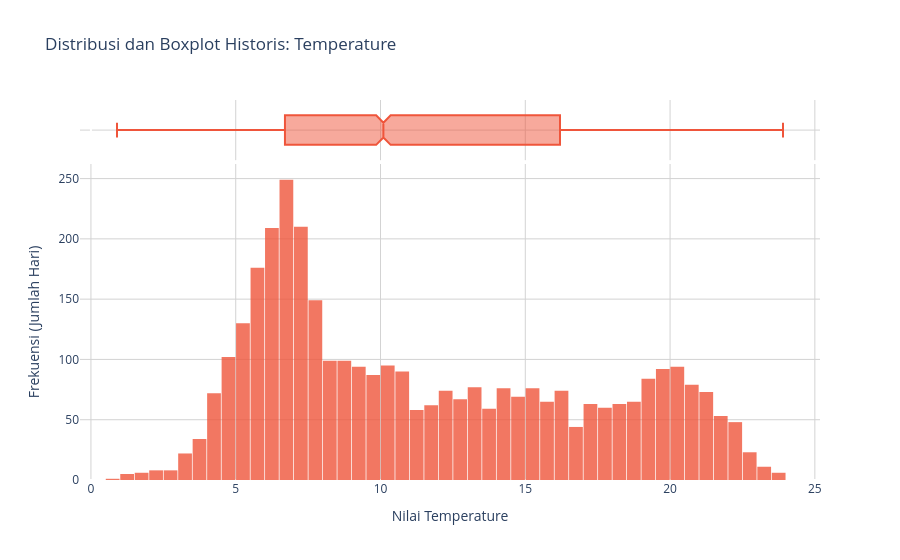

Notebook code cell kept with this figure:
### Markdown cell above
### Step 3.A - Temperature

### Code cell
fig = px.histogram(
    df, 
    x='Temperature', 
    marginal="box", 
    title="Distribusi dan Boxplot Historis: Temperature",
    color_discrete_sequence=['#EF553B'],
    opacity=0.8,
    nbins=50 
)

fig.update_layout(
    xaxis_title="Nilai Temperature",
    yaxis_title="Frekuensi (Jumlah Hari)",
    bargap=0.05,
    plot_bgcolor='white'
)

fig.update_xaxes(showgrid=True, gridwidth=1, gridcolor='LightGray')
fig.update_yaxes(showgrid=True, gridwidth=1, gridcolor='LightGray')

fig.show()

### Figure 1 — Plotly figure (JSON) as saved in the notebook; plotly's stock layout.template omitted (floating-point values rounded to 4 significant figures; data arrays with more than 128 entries replaced by an {"elided": "..."} marker saying what was removed)
{"data": [{"bingroup": "x", "hovertemplate": "Temperature=%{x}<br>count=%{y}<extra></extra>", "legendgroup": "", "marker": {"color": "#EF553B", "opacity": 0.8, "pattern": {"shape": ""}}, "name": "", "nbinsx": 50, "orientation": "v", "showlegend": false, "type": "histogram", "x": {"elided": "3652 float values"}, "xaxis": "x", "yaxis": "y"}, {"hovertemplate": "Temperature=%{x}<extra></extra>", "legendgroup": "", "marker": {"color": "#EF553B"}, "name": "", "notched": true, "showlegend": false, "type": "box", "x": {"elided": "3652 float values"}, "xaxis": "x2", "yaxis": "y2"}], "layout": {"bargap": 0.05, "barmode": "relative", "legend": {"tracegroupgap": 0}, "plot_bgcolor": "white", "title": {"text": "Distribusi dan Boxplot Historis: Temperature"}, "xaxis": {"anchor": "y", "domain": [0, 1], "gridcolor": "LightGray", "gridwidth": 1, "showgrid": true, "title": {"text": "Nilai Temperature"}}, "xaxis2": {"anchor": "y2", "domain": [0, 1], "gridcolor": "LightGray", "gridwidth": 1, "matches": "x", "showgrid": true, "showticklabels": false}, "yaxis": {"anchor": "x", "domain": [0, 0.8316], "gridcolor": "LightGray", "gridwidth": 1, "showgrid": true, "title": {"text": "Frekuensi (Jumlah Hari)"}}, "yaxis2": {"anchor": "x2", "domain": [0.8416, 1], "gridcolor": "LightGray", "gridwidth": 1, "matches": "y2", "showgrid": true, "showline": false, "showticklabels": false, "ticks": ""}}}
